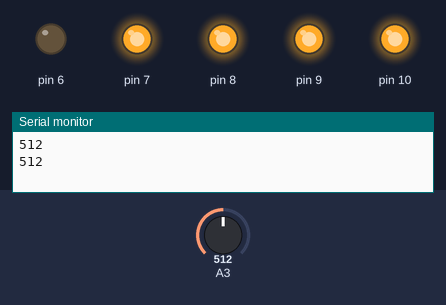
Simulated run of this sketch. Board: Arduino Uno, built with avr-gcc and run on an emulated ATmega328P. Parts: output pins drawn as LEDs (lit = HIGH), the last lines printed to the serial monitor. The inputs (shaded band) are chosen by the test bench; at power-on: A3 = 512.

Above: at 2.8 s.
2.9 s: A3 set to 583
5.6 s: A3 set to 618
At 6.6 s:
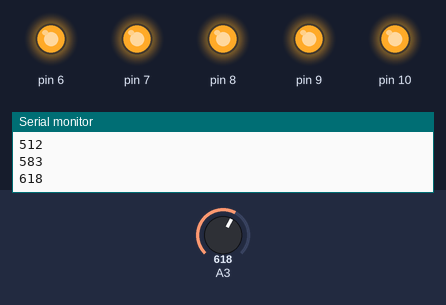
8.3 s: A3 set to 306
At 10.8 s:
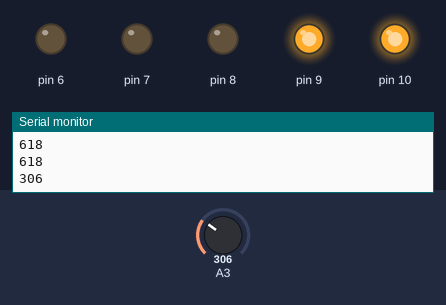
11.5 s: A3 set to 283
At 12.4 s:
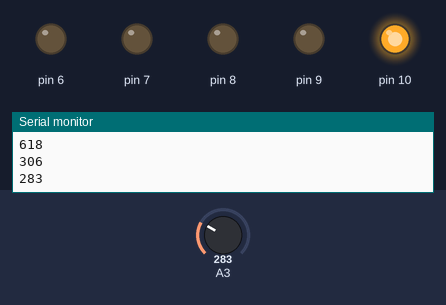
14.2 s: A3 set to 105
17.2 s: A3 set to 95
At 19.4 s:
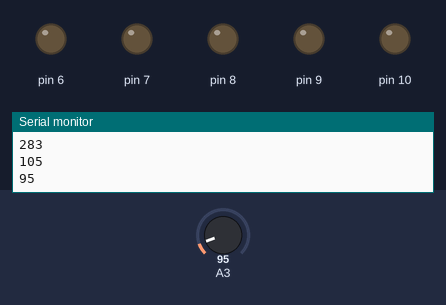
Timing chart, 0 to 20.9 s (numbered marks = the images above; inputs shaded):
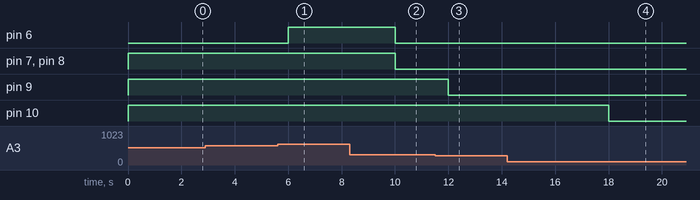

The sketch:

fotorresistor.ino
```cpp
void setup() {
  Serial.begin(9600);
  pinMode(6, OUTPUT);
  pinMode(7, OUTPUT);
  pinMode(8, OUTPUT);
  pinMode(9, OUTPUT);
  pinMode(10, OUTPUT);
}

void loop() {
  int sensor = analogRead(A3);
  int cem = 100;

  if(sensor < cem){
    digitalWrite(10, LOW);
    digitalWrite(9, LOW);
    digitalWrite(8, LOW);
    digitalWrite(7, LOW);
    digitalWrite(6, LOW);
  }else if(sensor >= cem && sensor < (cem * 3)){
    digitalWrite(10, HIGH);
    digitalWrite(9, LOW);
    digitalWrite(8, LOW);
    digitalWrite(7, LOW);
    digitalWrite(6, LOW);
  }else if(sensor >= (cem * 3) && sensor < (cem * 4)){
    digitalWrite(10, HIGH);
    digitalWrite(9, HIGH);
    digitalWrite(8, LOW);
    digitalWrite(7, LOW);
    digitalWrite(6, LOW);
  }else if(sensor >= (cem * 4) && sensor < (cem * 5)){
    digitalWrite(10, HIGH);
    digitalWrite(9, HIGH);
    digitalWrite(8, HIGH);
    digitalWrite(7, LOW);
    digitalWrite(6, LOW);
  }else if(sensor >= (cem * 5) && sensor < (cem * 6)){
    digitalWrite(10, HIGH);
    digitalWrite(9, HIGH);
    digitalWrite(8, HIGH);
    digitalWrite(7, HIGH);
    digitalWrite(6, LOW);
  }else if(sensor > (cem * 6)){
    digitalWrite(10, HIGH);
    digitalWrite(9, HIGH);
    digitalWrite(8, HIGH);
    digitalWrite(7, HIGH);
    digitalWrite(6, HIGH);
  }
    Serial.println(sensor);
  	delay(2000);

  // digitalWrite(10, HIGH);
  // digitalWrite(9, HIGH);
  // digitalWrite(8, HIGH);
  // digitalWrite(7, HIGH);
  // digitalWrite(6, HIGH);
}
```

Measured:
- the behaviour switches between 600 and 601 on A3 (found by bisection; images 0 and 1)
- the behaviour switches between 300 and 299 on A3 (found by bisection; images 2 and 3)
- the behaviour switches between 100 and 99 on A3 (found by bisection; images 3 and 4)
- after the input at 5.6 s, pin 6: LOW → HIGH after 0.40 s
- after the input at 8.3 s, pin 6–8: HIGH → LOW after 1.7 s
- after the input at 11.5 s, pin 9: HIGH → LOW after 0.50 s
- after the input at 17.2 s, pin 10: HIGH → LOW after 0.80 s
